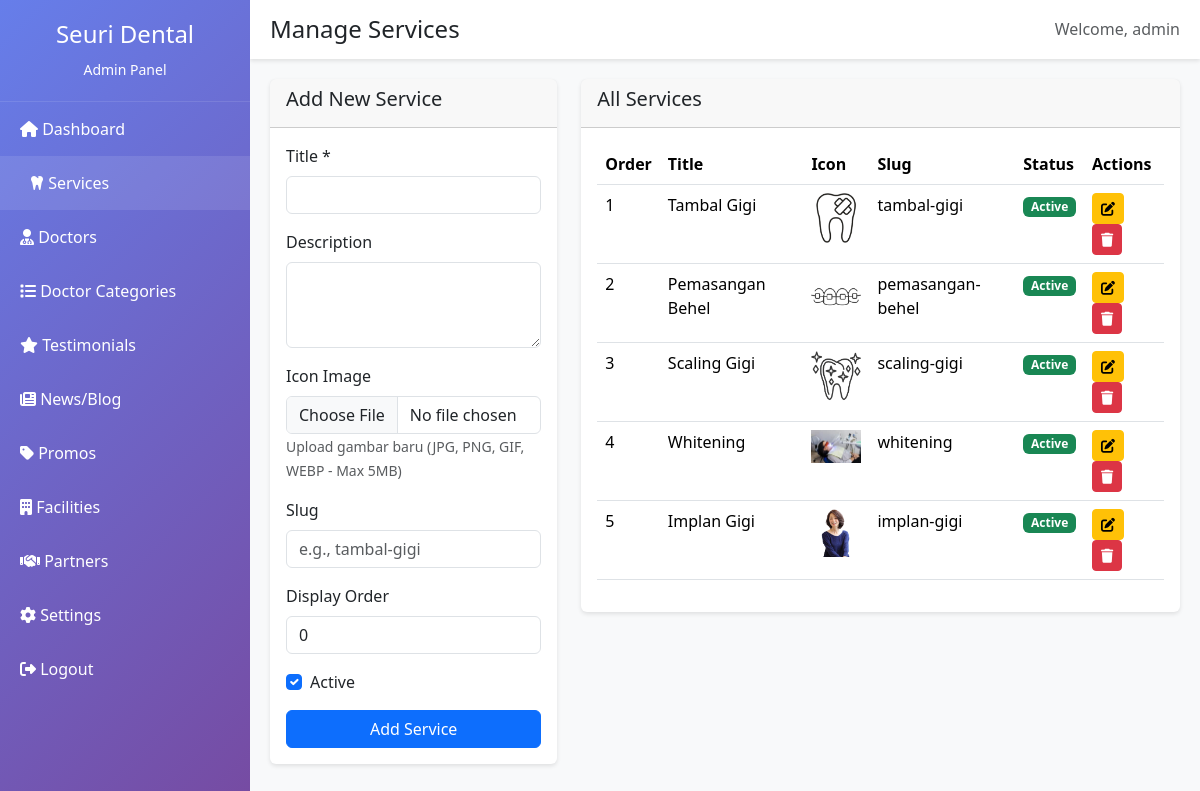
Screenshot of /admin/services.php (signed in) with the database file from the repository.
### tables this page shows
CREATE TABLE `services` (
  `id` int(11) NOT NULL,
  `title` varchar(100) NOT NULL,
  `description` text DEFAULT NULL,
  `icon_image` varchar(255) DEFAULT NULL,
  `slug` varchar(100) DEFAULT NULL,
  `is_active` tinyint(1) DEFAULT 1,
  `display_order` int(11) DEFAULT 0,
  `created_at` timestamp NOT NULL DEFAULT current_timestamp(),
  `updated_at` timestamp NOT NULL DEFAULT current_timestamp() ON UPDATE current_timestamp()
);

### admin/db_config.php (called while the page is built, shortened)
<?php
function getDBConnection() {
    $conn = new mysqli(DB_HOST, DB_USER, DB_PASS, DB_NAME);
    $conn->set_charset("utf8mb4");
    return $conn;
}
function fetchAll($sql) {
    $conn = getDBConnection();
    $result = $conn->query($sql);
    $data = [];
    if ($result && $result->num_rows > 0) {
        while ($row = $result->fetch_assoc()) {
            $data[] = $row;
        }
    }
    return $data;
}
?>

### admin/services.php (the view, shortened to what this page needs)
<?php
require_once 'db_config.php';
$services = fetchAll("SELECT * FROM services ORDER BY display_order ASC, id DESC");
$edit_data = null;
include 'includes/header.php';
?>
<div class="row">
    <div class="col-md-4">
        <div class="card">
            <div class="card-header">
                <h5><?= $edit_data ? 'Edit Service' : 'Add New Service' ?></h5>
            </div>
            <div class="card-body">
                <form method="POST" action="" enctype="multipart/form-data">
                    <div class="mb-3">
                        <label class="form-label">Title *</label>
                        <input type="text" name="title" class="form-control"
                               value="<?= htmlspecialchars($edit_data['title'] ?? '') ?>" required>
                    </div>
                    <div class="mb-3">
                        <label class="form-label">Description</label>
                        <textarea name="description" class="form-control" rows="3"><?= htmlspecialchars($edit_data['description'] ?? '') ?></textarea>
                    </div>
                    <div class="mb-3">
                        <label class="form-label">Icon Image</label>
                        <input type="file" name="icon_image" class="form-control" accept="image/*">
                        <small class="text-muted">Upload gambar baru (JPG, PNG, GIF, WEBP - Max 5MB)</small>
                    </div>
                    <div class="mb-3">
                        <label class="form-label">Slug</label>
                        <input type="text" name="slug" class="form-control"
                               value="<?= htmlspecialchars($edit_data['slug'] ?? '') ?>"
                               placeholder="e.g., tambal-gigi">
                    </div>
                    <div class="mb-3">
                        <label class="form-label">Display Order</label>
                        <input type="number" name="display_order" class="form-control"
                               value="<?= htmlspecialchars($edit_data['display_order'] ?? '0') ?>">
                    </div>
                    <div class="mb-3 form-check">
                        <input type="checkbox" name="is_active" class="form-check-input" id="is_active"
                               <?= ($edit_data && $edit_data['is_active']) || !$edit_data ? 'checked' : '' ?>>
                        <label class="form-check-label" for="is_active">Active</label>
                    </div>
                    <button type="submit" class="btn btn-primary w-100">
                        <?= $edit_data ? 'Update' : 'Add' ?> Service
                    </button>
                </form>
            </div>
        </div>
    </div>
    <div class="col-md-8">
        <div class="card">
            <div class="card-header">
                <h5>All Services</h5>
            </div>
            <div class="card-body">
                <div class="table-responsive">
                    <table class="table table-hover">
                        <thead>
                            <tr>
                                <th>Order</th>
                                <th>Title</th>
                                <th>Icon</th>
                                <th>Slug</th>
                                <th>Status</th>
                                <th>Actions</th>
                            </tr>
                        </thead>
                        <tbody>
                            <?php foreach ($services as $service): ?>
                            <tr>
                                <td><?= $service['display_order'] ?></td>
                                <td><?= htmlspecialchars($service['title']) ?></td>
                                <td>
                                    <?php if ($service['icon_image']): ?>
                                        <img src="../uploads/services/<?= htmlspecialchars($service['icon_image']) ?>"
                                             alt="Icon" style="max-width: 50px; max-height: 50px;">
                                    <?php else: ?>
                                        <span class="text-muted">No image</span>
                                    <?php endif; ?>
                                </td>
                                <td><?= htmlspecialchars($service['slug']) ?></td>
                                <td>
                                    <?php if ($service['is_active']): ?>
                                        <span class="badge bg-success">Active</span>
                                    <?php else: ?>
                                        <span class="badge bg-secondary">Inactive</span>
                                    <?php endif; ?>
                                </td>
                                <td>
                                    <a href="?edit=<?= $service['id'] ?>" class="btn btn-sm btn-warning">
                                        <i class="fas fa-edit"></i>
                                    </a>
                                    <form method="POST" style="display:inline;" onsubmit="return confirmDelete()">
                                        <button type="submit" class="btn btn-sm btn-danger">
                                            <i class="fas fa-trash"></i>
                                        </button>
                                    </form>
                                </td>
                            </tr>
                            <?php endforeach; ?>
                        </tbody>
                    </table>
                </div>
            </div>
        </div>
    </div>
</div>
<?php include 'includes/footer.php'; ?>

### admin/includes/header.php (style rules this page uses)
:root { --sidebar-width: 250px; --primary-color: #667eea; --secondary-color: #764ba2; }
body { font-family: 'Segoe UI', Tahoma, Geneva, Verdana, sans-serif; }
.card { border: none; box-shadow: 0 2px 4px rgba(0,0,0,0.1); margin-bottom: 20px; }

### rows the page displays
services: display_order "1", title "Tambal Gigi", icon_image (picture), slug "tambal-gigi", is_active "Active"
services: display_order "2", title "Pemasangan Behel", icon_image (picture), slug "pemasangan-behel", is_active "Active"
services: display_order "3", title "Scaling Gigi", icon_image (picture), slug "scaling-gigi", is_active "Active"
services: display_order "4", title "Whitening", icon_image (picture), slug "whitening", is_active "Active"
services: display_order "5", title "Implan Gigi", icon_image (picture), slug "implan-gigi", is_active "Active"

### other values shown
$page_title "Manage Services"
$_SESSION['admin_username'] "admin"
